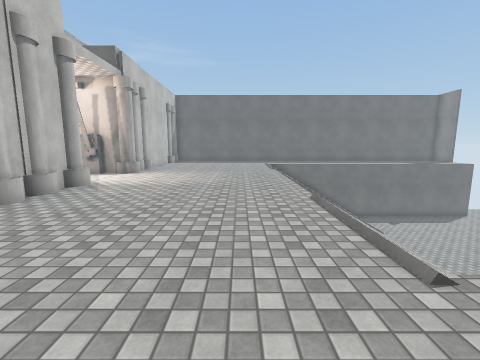
View 1 (above)

16 first-person views from a walk through a 3-D level made in the Unity game engine. The camera is 1.5 m above the floor, tilts 8° down and sees 90° across. The floor is counted in squares, 1 m on a side. Each view is taken from the middle of a square. On the plan, view 1 faces up. The plan holds only what a view shows up to about 13 squares ahead; the rest is blank. The place goes on beyond the plan. The player is left out. Surface patterns are stand-ins for the level's own textures.

View 2
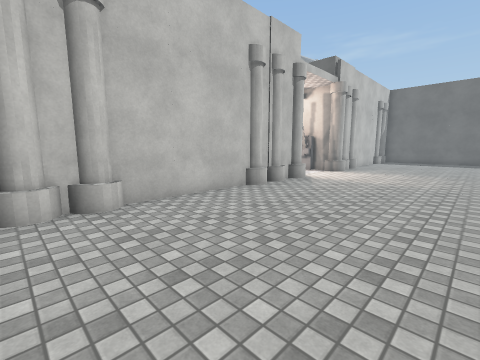

View 3
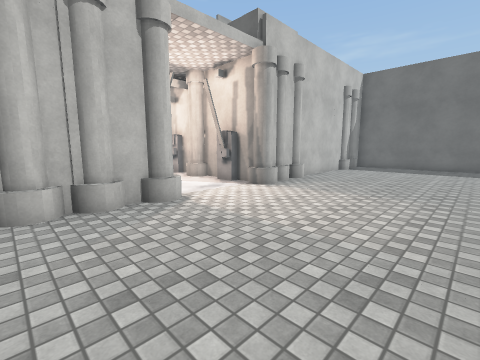

View 4
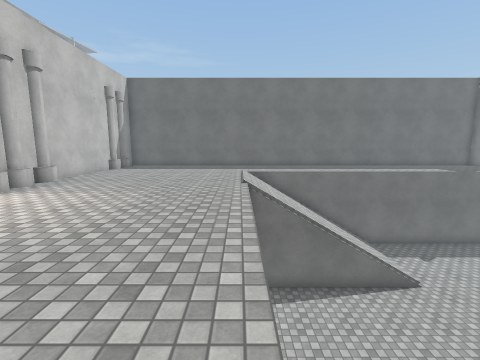

View 5
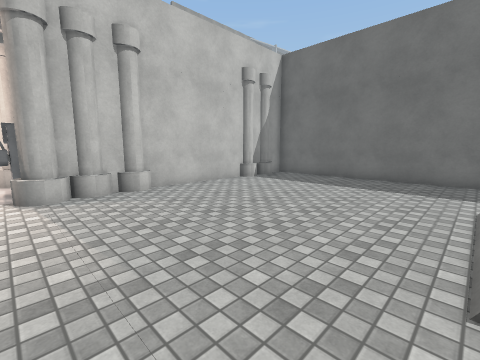

View 6
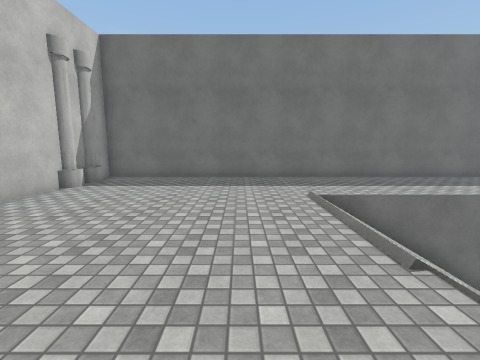

View 7
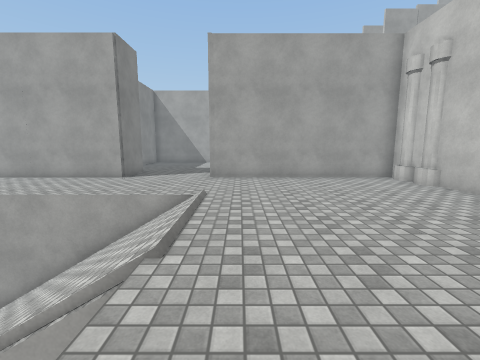

View 8
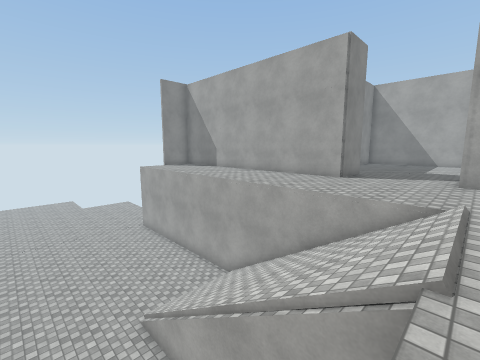

View 9
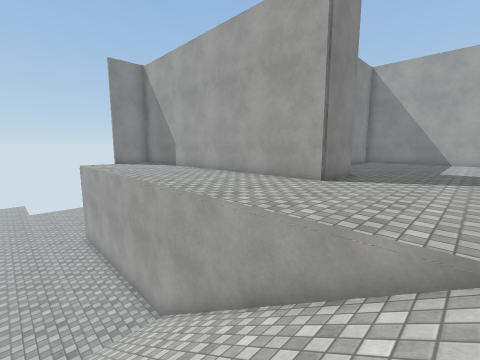

View 10
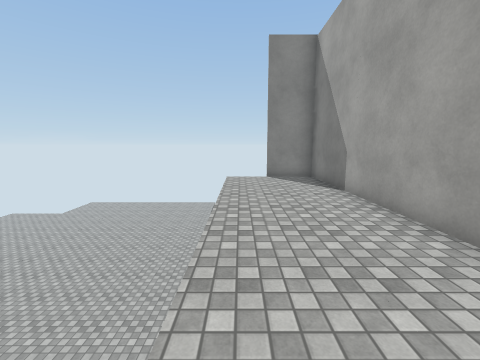

View 11
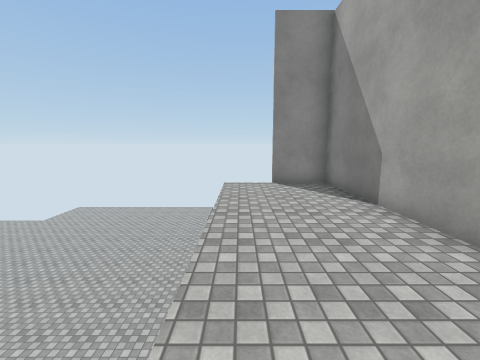

View 12
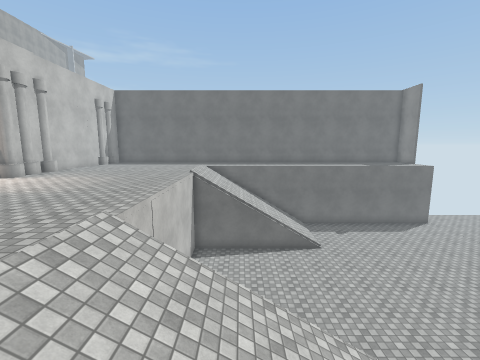

View 13
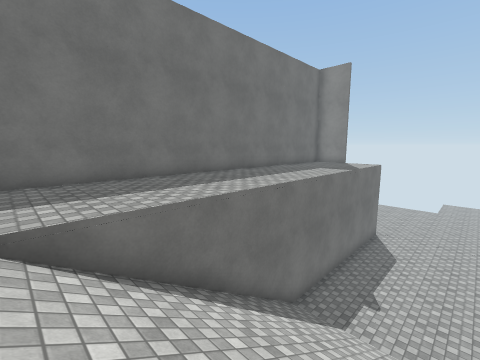

View 14
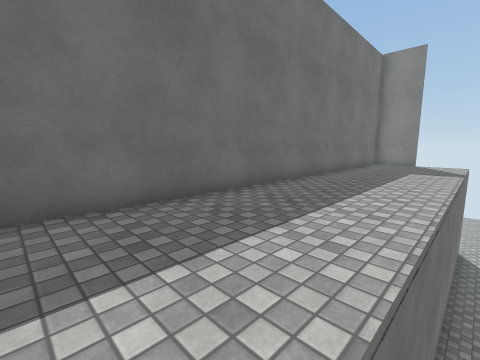

View 15
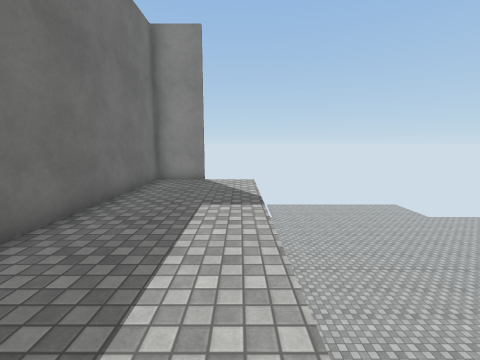

View 16
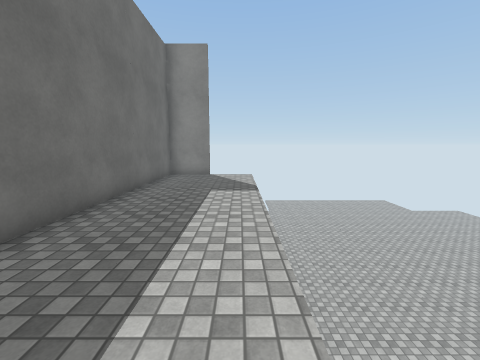

### Floor plan
Key: @ floor where view 1 was taken; # wall or solid block; . main floor; - floor 4.5 m lower than the main floor; / step, stairs or slope; = window, fence, low wall or low ledge; v drop or lower ground; O other object.
Columns run from 7 left of view 1 to 21 right of it. Each row starts with its distance up from view 1.
 25  ###########################
 24 O..........................#
 23 OO.........................#
 22 O#.........................v
 21 #..........................#
 20 #......../////////----------
 19 #......../////////-------
 18 #......../////////-----------
 17 O......../////////-----------
 16 OO......./////////-----------
 15 O#........-------------------
 14 #O........-------------------
 13 .O........-------------------
 12 ..........-------------------
 11 ..........   ----------------
 10 O.........    ---------------
  9  O........     --------------
  8 OO........     --------------
  7 O......../#////=//-----------
  6 OO......./////////-----------
  5 #......../////////-----------
  4 #......../////////--------
  3 #......../////////---------
  2 #..........................
  1 OO.........................v
  0 O......@...................#
 -1 OO.........................#
 -2 ##########....##############
 -3           ....#
 -4           ....#
 -5           .....
 -6           .....
 -7           .....
 -8           .....
 -9           ....
-10           ...
-11           ..

Positions as (right, up) in squares from view 1, and headings:
1: (0, 0), facing up
2: (0, -1), facing up-left
3: (0, 6), facing up-left
4: (2, 6), facing up
5: (2, 13), facing up-left
6: (0, 13), facing up
7: (1, 10), facing down
8: (2, 10), facing down-right
9: (3, 6), facing down-right
10: (8, 2), facing right
11: (10, 2), facing right
12: (5, 2), facing up
13: (3, 16), facing up-right
14: (3, 20), facing up-right
15: (9, 21), facing right
16: (7, 21), facing right
